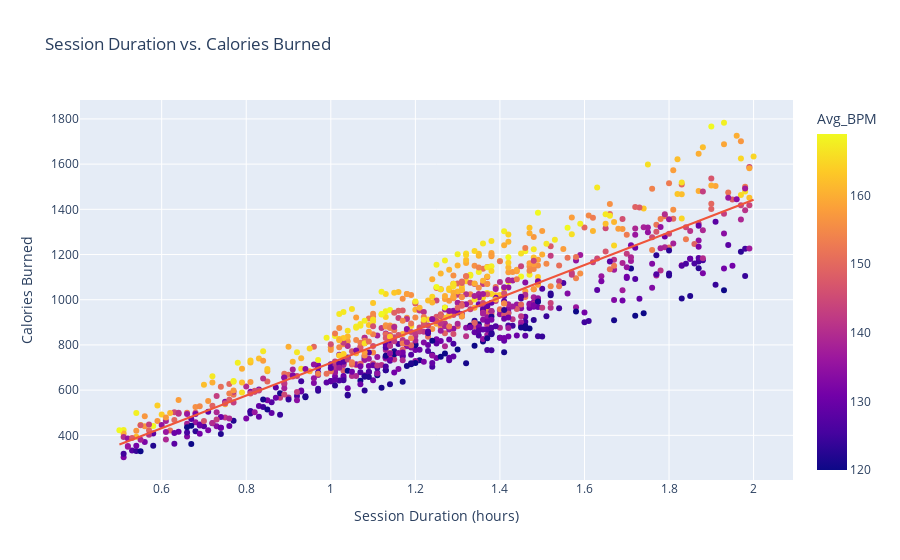

Write notebook code for a chart like this one.
### Markdown cell above
# Calories burned vs Session duration
This graph proves the most basic correlation. The longer you are working out, the more calories you burn and the higher your heartrate will be. Hard work is important too because your heartrate needs to be high in order to burn a good amount of calories. While still very correlated, there is a larger spread as people spend longer in the gym. There is a decent amount of people who are spending two hours at the gym, but still only manage to burn low amounts of calories. You can see by their heartrate this was due to their intensity being low.

### Code cell
fig = px.scatter(
    df,
    x="Session_Duration (hours)",
    y="Calories_Burned",
    trendline="ols", 
    title="Session Duration vs. Calories Burned",
    labels={"Session_Duration (hours)": "Session Duration (hours)", "Calories_Burned": "Calories Burned"},
    color="Avg_BPM"
)

fig.show()

### Figure 1 — Plotly figure (JSON) as saved in the notebook; plotly's stock layout.template omitted (floating-point values rounded to 4 significant figures; data arrays with more than 128 entries replaced by an {"elided": "..."} marker saying what was removed)
{"data": [{"hovertemplate": "Session Duration (hours)=%{x}<br>Calories Burned=%{y}<br>Avg_BPM=%{marker.color}<extra></extra>", "legendgroup": "", "marker": {"color": {"elided": "973 int values"}, "coloraxis": "coloraxis", "symbol": "circle"}, "mode": "markers", "name": "", "orientation": "v", "showlegend": false, "type": "scatter", "x": {"elided": "973 float values"}, "xaxis": "x", "y": {"elided": "973 int values"}, "yaxis": "y"}, {"hovertemplate": "<b>OLS trendline</b><br>Calories_Burned = 721.786 * Session_Duration (hours) + -1.44646<br>R<sup>2</sup>=0.824719<br><br>Session Duration (hours)=%{x}<br>Calories Burned=%{y} <b>(trend)</b><extra></extra>", "legendgroup": "", "marker": {"symbol": "circle"}, "mode": "lines", "name": "", "showlegend": false, "type": "scatter", "x": {"elided": "973 float values"}, "xaxis": "x", "y": {"elided": "973 float values"}, "yaxis": "y"}], "layout": {"coloraxis": {"colorbar": {"title": {"text": "Avg_BPM"}}, "colorscale": [[0, "#0d0887"], [0.1111, "#46039f"], [0.2222, "#7201a8"], [0.3333, "#9c179e"], [0.4444, "#bd3786"], [0.5556, "#d8576b"], [0.6667, "#ed7953"], [0.7778, "#fb9f3a"], [0.8889, "#fdca26"], [1, "#f0f921"]]}, "legend": {"tracegroupgap": 0}, "title": {"text": "Session Duration vs. Calories Burned"}, "xaxis": {"anchor": "y", "domain": [0, 1], "title": {"text": "Session Duration (hours)"}}, "yaxis": {"anchor": "x", "domain": [0, 1], "title": {"text": "Calories Burned"}}}}
